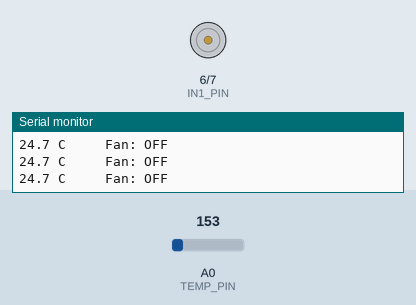
Simulated run of this sketch. Board: Arduino Uno, built with avr-gcc and run on an emulated ATmega328P. On the bench: motor-driver pin pairs drawn as motors (green arrow = first pin HIGH = forward, orange = second pin HIGH = backward, longer = more drive, scaled by the enable pin), the last lines printed to the serial monitor. Inputs (shaded band) come from the test bench; at power-on: A0 (TEMP_PIN) = 153.

Above: at 1.2 s.
1.3 s: A0 (TEMP_PIN) set to 158
At 2.2 s:
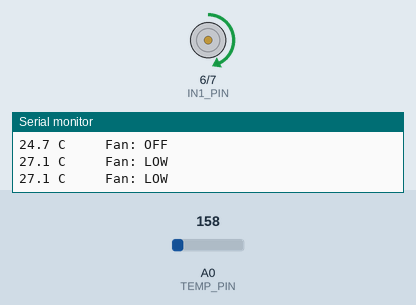
3.0 s: A0 (TEMP_PIN) set to 175
At 4.3 s:
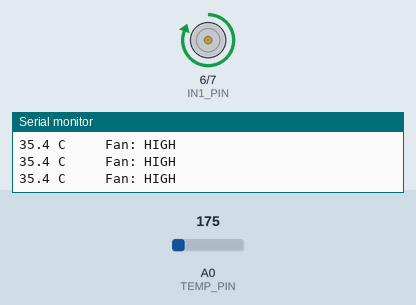
4.6 s: A0 (TEMP_PIN) set to 165
At 5.7 s:
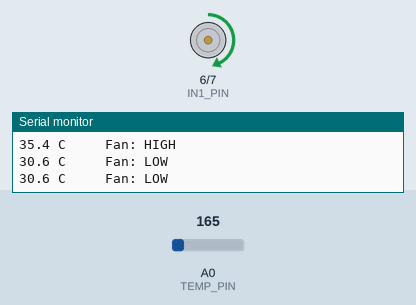
6.2 s: A0 (TEMP_PIN) set to 191
At 6.8 s:
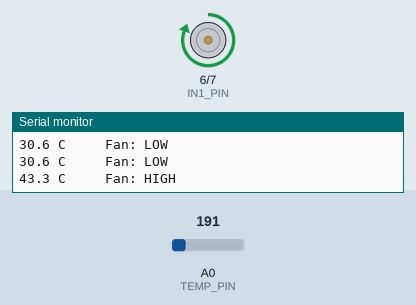
Timing chart, 0 to 8.7 s (numbered marks = the images above; inputs shaded):
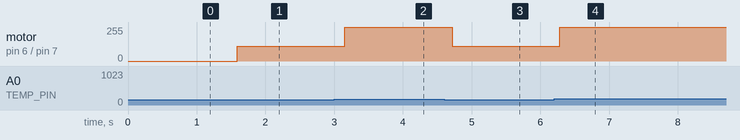

Measured:
- the behaviour switches between 157 and 158 on A0 (TEMP_PIN) (found by bisection; images 0 and 1)
- after the input at 1.3 s, motor on pin 6 (IN1_PIN) / pin 7 (IN2_PIN): stopped → forward 110/255 after 0.29 s
- after the input at 3.0 s, motor on pin 6 (IN1_PIN) / pin 7 (IN2_PIN): forward 110/255 → forward 255/255 after 0.15 s
- after the input at 4.6 s, motor on pin 6 (IN1_PIN) / pin 7 (IN2_PIN): forward 255/255 → forward 110/255 after 0.12 s
- after the input at 6.2 s, motor on pin 6 (IN1_PIN) / pin 7 (IN2_PIN): forward 110/255 → forward 255/255 after 0.08 s

The sketch:

Temperature-Controlled-Fan.ino
```cpp
/*
 * 070 - Temperature Controlled Fan
 * Board: Arduino Uno
 *
 * A TMP36 sensor measures the room temperature and the Arduino switches a
 * DC fan on or off through an L298N driver:
 *
 *   below 27 degC  -> fan OFF
 *   27 to 32 degC  -> fan LOW speed
 *   above 32 degC  -> fan HIGH speed
 *
 * A red LED wired to pin 6 lights up whenever the temperature is inside
 * the hot zone (27 degC and above). Pin 6 is also L298N input IN1, which
 * only goes HIGH while the fan is running, so the LED and the driver share
 * the pin safely - the Arduino output easily drives both the LED through
 * its resistor and the high-impedance L298N logic input.
 *
 * Wiring (L298N module):
 *   ENA -> digital pin 5 (PWM speed, remove the ENA jumper cap)
 *   IN1 -> digital pin 6 (also feeds the red hot-zone LED)
 *   IN2 -> digital pin 7
 *   OUT1/OUT2 -> DC fan terminals
 *   +12V -> external 6-12V supply (+) if the fan is not a 5V fan
 *   GND  -> supply (-) AND Arduino GND (common ground)
 *
 *   TMP36: flat face to the left, pinout left->right = VCC(5V), Vout(A0), GND
 *   Red LED: pin 6 -> 220 ohm -> LED -> GND
 */

// ---- Named pin constants ----
const int TEMP_PIN = A0;     // TMP36 analogue output
const int ENA_PIN = 5;       // L298N enable A (PWM speed)
const int IN1_PIN = 6;       // L298N input 1 (shared with hot-zone LED)
const int IN2_PIN = 7;       // L298N input 2
const int HOT_LED = 6;       // red LED = hot zone indicator (same pin as IN1)

// ---- Temperature thresholds in degrees Celsius ----
const float LOW_THRESHOLD = 27.0;   // fan starts at this temperature
const float HIGH_THRESHOLD = 32.0;  // fan runs at full speed above this

// ---- Fan speeds (PWM 0-255) ----
const int FAN_OFF = 0;
const int FAN_LOW = 110;
const int FAN_HIGH = 255;

const int SAMPLES = 10;      // readings averaged for a stable temperature

void setup()
{
  Serial.begin(9600);
  Serial.println("Temperature Controlled Fan");
  Serial.println("Temp (C)   Fan State");

  pinMode(ENA_PIN, OUTPUT);
  pinMode(IN1_PIN, OUTPUT);
  pinMode(IN2_PIN, OUTPUT);
  pinMode(HOT_LED, OUTPUT);

  // Fixed direction: IN1 HIGH and IN2 LOW makes the fan blow forward.
  digitalWrite(IN2_PIN, LOW);
  digitalWrite(IN1_PIN, LOW);   // fan off, hot LED off at start
  analogWrite(ENA_PIN, FAN_OFF);
}

// Read the TMP36 and return the temperature in degrees Celsius.
// TMP36: 500 mV at 25 degC and 10 mV per degree C.
float readTemperature()
{
  long total = 0;
  for (int i = 0; i < SAMPLES; i++)
  {
    total += analogRead(TEMP_PIN);
    delay(2);
  }
  float average = total / (float)SAMPLES;

  float volts = average * (5.0 / 1024.0);   // convert counts to volts
  float tempC = (volts - 0.5) * 100.0;      // convert volts to degC
  return tempC;
}

void loop()
{
  float temperature = readTemperature();
  String fanState;

  if (temperature < LOW_THRESHOLD)
  {
    // ---- Too cool: switch the fan off completely ----
    analogWrite(ENA_PIN, FAN_OFF);
    digitalWrite(IN1_PIN, LOW);     // also turns the hot-zone LED off
    digitalWrite(IN2_PIN, LOW);
    fanState = "OFF";
  }
  else if (temperature <= HIGH_THRESHOLD)
  {
    // ---- Warm: run the fan slowly ----
    digitalWrite(IN1_PIN, HIGH);    // forward direction + hot LED on
    digitalWrite(IN2_PIN, LOW);
    analogWrite(ENA_PIN, FAN_LOW);
    fanState = "LOW";
  }
  else
  {
    // ---- Hot: run the fan at full speed ----
    digitalWrite(IN1_PIN, HIGH);    // forward direction + hot LED on
    digitalWrite(IN2_PIN, LOW);
    analogWrite(ENA_PIN, FAN_HIGH);
    fanState = "HIGH";
  }

  /*
   * HYSTERESIS NOTE:
   * Without hysteresis, a temperature that hovers exactly on a threshold
   * (for example 27.0 degC) would switch the fan on and off many times per
   * second, which is hard on the motor. Hysteresis fixes this by using a
   * different temperature to switch OFF than to switch ON, for example:
   *   switch ON  when temperature >= 27.0
   *   switch OFF when temperature <  26.0   <- 1 degree lower
   * The gap between the two values is the hysteresis band and stops the
   * rapid chatter. The thresholds above are kept at the values specified
   * for this project, so add the band here if your sensor sits right on a
   * limit.
   */

  Serial.print(temperature, 1);
  Serial.print(" C     Fan: ");
  Serial.println(fanState);

  delay(500);   // check the temperature twice a second
}
```
